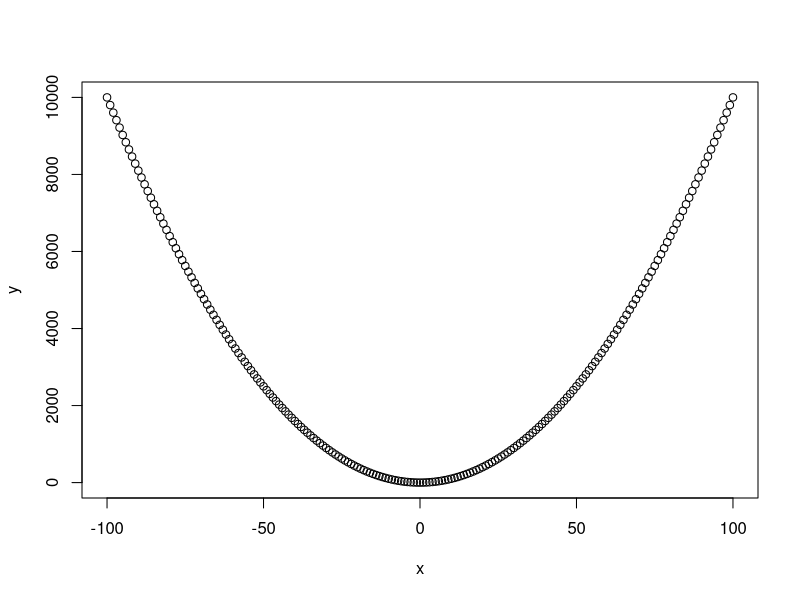

Reproduce this figure in R.
Power <- function() {
  print(2^3)
}
Power2 <- function(x, a) {
  print(x^a)
}
Power2(10, 3)
Power2(8, 17)
Power2(131, 1)
Power3 <- function(x, a) {
  result <- x^a
  return(result)
}
power3.test <- Power3(7, 4)

x <- -100:100
y <- Power3(x, 2)

plot(x, y)
